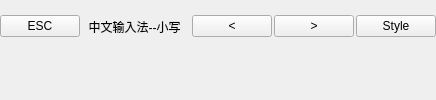
       <widget class="QWidget" name="widgetTop" native="true">
        <property name="styleSheet">
         <string notr="true">border-width:0px;</string>
        </property>
        <layout class="QVBoxLayout" name="verticalLayout">
         <property name="spacing">
          <number>6</number>
         </property>
         <property name="leftMargin">
          <number>0</number>
         </property>
         <property name="topMargin">
          <number>0</number>
         </property>
         <property name="rightMargin">
          <number>0</number>
         </property>
         <property name="bottomMargin">
          <number>0</number>
         </property>
         <item>
          <layout class="QHBoxLayout" name="lay1">
           <property name="spacing">
            <number>2</number>
           </property>
           <item>
            <widget class="QPushButton" name="btnClose">
             <property name="focusPolicy">
              <enum>Qt::NoFocus</enum>
             </property>
             <property name="styleSheet">
              <string notr="true"/>
             </property>
             <property name="text">
              <string>ESC</string>
             </property>
            </widget>
           </item>
           <item>
            <widget class="QLabel" name="lab_Title">
             <property name="sizePolicy">
              <sizepolicy hsizetype="Preferred" vsizetype="Minimum">
               <horstretch>0</horstretch>
               <verstretch>0</verstretch>
              </sizepolicy>
             </property>
             <property name="minimumSize">
              <size>
               <width>0</width>
               <height>25</height>
              </size>
             </property>
             <property name="text">
              <string>  中文输入法--小写</string>
             </property>
            </widget>
           </item>
           <item>
            <widget class="QLabel" name="labPY">
             <property name="sizePolicy">
              <sizepolicy hsizetype="Expanding" vsizetype="Preferred">
               <horstretch>0</horstretch>
               <verstretch>0</verstretch>
              </sizepolicy>
             </property>
             <property name="text">
              <string/>
             </property>
             <property name="alignment">
              <set>Qt::AlignCenter</set>
             </property>
            </widget>
           </item>
           <item>
            <widget class="QPushButton" name="btnPre">
             <property name="focusPolicy">
              <enum>Qt::NoFocus</enum>
             </property>
             <property name="styleSheet">
              <string notr="true"/>
             </property>
             <property name="text">
              <string>&lt;</string>
             </property>
            </widget>
           </item>
           <item>
            <widget class="QPushButton" name="btnNext">
             <property name="focusPolicy">
              <enum>Qt::NoFocus</enum>
             </property>
             <property name="styleSheet">
              <string notr="true"/>
             </property>
             <property name="text">
              <string>&gt;</string>
             </property>
            </widget>
           </item>
           <item>
            <widget class="QPushButton" name="btnStyle">
             <property name="focusPolicy">
              <enum>Qt::NoFocus</enum>
             </property>
             <property name="styleSheet">
              <string notr="true"/>
             </property>
             <property name="text">
              <string>Style</string>
             </property>
            </widget>
           </item>
          </layout>
         </item>
         <item>
          <layout class="QHBoxLayout" name="lay2">
           <property name="spacing">
            <number>0</number>
           </property>
           <item>
            <widget class="QLabel" name="labCh0">
             <property name="sizePolicy">
              <sizepolicy hsizetype="Preferred" vsizetype="Fixed">
               <horstretch>0</horstretch>
               <verstretch>0</verstretch>
              </sizepolicy>
             </property>
             <property name="minimumSize">
              <size>
               <width>0</width>
               <height>25</height>
              </size>
             </property>
             <property name="text">
              <string/>
             </property>
             <property name="alignment">
              <set>Qt::AlignCenter</set>
             </property>
            </widget>
           </item>
           <item>
            <widget class="QLabel" name="labCh1">
             <property name="sizePolicy">
              <sizepolicy hsizetype="Preferred" vsizetype="Fixed">
               <horstretch>0</horstretch>
               <verstretch>0</verstretch>
              </sizepolicy>
             </property>
             <property name="minimumSize">
              <size>
               <width>0</width>
               <height>25</height>
              </size>
             </property>
             <property name="text">
              <string/>
             </property>
             <property name="alignment">
              <set>Qt::AlignCenter</set>
             </property>
            </widget>
           </item>
           <item>
            <widget class="QLabel" name="labCh2">
             <property name="sizePolicy">
              <sizepolicy hsizetype="Preferred" vsizetype="Fixed">
               <horstretch>0</horstretch>
               <verstretch>0</verstretch>
              </sizepolicy>
             </property>
             <property name="minimumSize">
              <size>
               <width>0</width>
               <height>25</height>
              </size>
             </property>
             <property name="text">
              <string/>
             </property>
             <property name="alignment">
              <set>Qt::AlignCenter</set>
             </property>
            </widget>
           </item>
           <item>
            <widget class="QLabel" name="labCh3">
             <property name="sizePolicy">
              <sizepolicy hsizetype="Preferred" vsizetype="Fixed">
               <horstretch>0</horstretch>
               <verstretch>0</verstretch>
              </sizepolicy>
             </property>
             <property name="minimumSize">
              <size>
               <width>0</width>
               <height>25</height>
              </size>
             </property>
             <property name="text">
              <string/>
             </property>
             <property name="alignment">
              <set>Qt::AlignCenter</set>
             </property>
            </widget>
           </item>
           <item>
            <widget class="QLabel" name="labCh4">
             <property name="sizePolicy">
              <sizepolicy hsizetype="Preferred" vsizetype="Fixed">
               <horstretch>0</horstretch>
               <verstretch>0</verstretch>
              </sizepolicy>
             </property>
             <property name="minimumSize">
              <size>
               <width>0</width>
               <height>25</height>
              </size>
             </property>
             <property name="text">
              <string/>
             </property>
             <property name="alignment">
              <set>Qt::AlignCenter</set>
             </property>
            </widget>
           </item>
           <item>
            <widget class="QLabel" name="labCh5">
             <property name="sizePolicy">
              <sizepolicy hsizetype="Preferred" vsizetype="Fixed">
               <horstretch>0</horstretch>
               <verstretch>0</verstretch>
              </sizepolicy>
             </property>
             <property name="minimumSize">
              <size>
               <width>0</width>
               <height>25</height>
              </size>
             </property>
             <property name="text">
              <string/>
             </property>
             <property name="alignment">
              <set>Qt::AlignCenter</set>
             </property>
            </widget>
           </item>
           <item>
            <widget class="QLabel" name="labCh6">
             <property name="sizePolicy">
              <sizepolicy hsizetype="Preferred" vsizetype="Fixed">
               <horstretch>0</horstretch>
               <verstretch>0</verstretch>
              </sizepolicy>
             </property>
             <property name="minimumSize">
              <size>
               <width>0</width>
               <height>25</height>
              </size>
             </property>
             <property name="text">
              <string/>
             </property>
             <property name="alignment">
              <set>Qt::AlignCenter</set>
             </property>
            </widget>
           </item>
           <item>
            <widget class="QLabel" name="labCh7">
             <property name="sizePolicy">
              <sizepolicy hsizetype="Preferred" vsizetype="Fixed">
               <horstretch>0</horstretch>
               <verstretch>0</verstretch>
              </sizepolicy>
             </property>
             <property name="minimumSize">
              <size>
               <width>0</width>
               <height>25</height>
              </size>
             </property>
             <property name="text">
              <string/>
             </property>
             <property name="alignment">
              <set>Qt::AlignCenter</set>
             </property>
            </widget>
           </item>
           <item>
            <widget class="QLabel" name="labCh8">
             <property name="sizePolicy">
              <sizepolicy hsizetype="Preferred" vsizetype="Fixed">
               <horstretch>0</horstretch>
               <verstretch>0</verstretch>
              </sizepolicy>
             </property>
             <property name="minimumSize">
              <size>
               <width>0</width>
               <height>25</height>
              </size>
             </property>
             <property name="text">
              <string/>
             </property>
             <property name="alignment">
              <set>Qt::AlignCenter</set>
             </property>
            </widget>
           </item>
           <item>
            <widget class="QLabel" name="labCh9">
             <property name="sizePolicy">
              <sizepolicy hsizetype="Preferred" vsizetype="Fixed">
               <horstretch>0</horstretch>
               <verstretch>0</verstretch>
              </sizepolicy>
             </property>
             <property name="minimumSize">
              <size>
               <width>0</width>
               <height>25</height>
              </size>
             </property>
             <property name="text">
              <string/>
             </property>
             <property name="alignment">
              <set>Qt::AlignCenter</set>
             </property>
            </widget>
           </item>
          </layout>
         </item>
        </layout>
       </widget>
